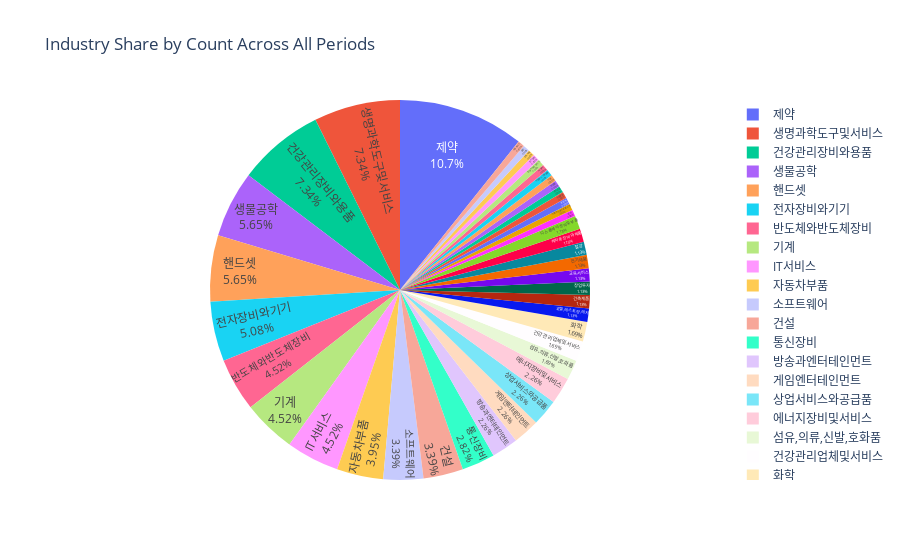

Here is the notebook cell this chart was saved with:
### Markdown cell above
### Industries rise during overall decline
- 하락한 모든 구간에서의 산업별 비교
- 코로나 시기에 상승한 제약사들이 너무 많아서 비교하기는 적당하지 않음.

### Code cell
industry_count = rising_stocks_total['Industry'].value_counts().reset_index()
industry_count.columns = ['Industry', 'Count']
total_count = industry_count['Count'].sum()
industry_count['Percentage'] = (industry_count['Count'] / total_count) * 100

# Pie Chart
fig = px.pie(industry_count, values='Percentage', names='Industry', 
             title='Industry Share by Count Across All Periods')
fig.update_traces(textposition='inside', textinfo='percent+label')
fig.show()

### Figure 1 — Plotly figure (JSON) as saved in the notebook; plotly's stock layout.template omitted (floating-point values rounded to 4 significant figures)
{"data": [{"domain": {"x": [0, 1], "y": [0, 1]}, "hovertemplate": "Industry=%{label}<br>Percentage=%{value}<extra></extra>", "labels": ["제약", "생명과학도구및서비스", "건강관리장비와용품", "생물공학", "핸드셋", "전자장비와기기", "반도체와반도체장비", "기계", "IT서비스", "자동차부품", "소프트웨어", "건설", "통신장비", "방송과엔터테인먼트", "게임엔터테인먼트", "상업서비스와공급품", "에너지장비및서비스", "섬유,의류,신발,호화품", "건강관리업체및서비스", "화학", "호텔,레스토랑,레저", "건축제품", "창업투자", "교육서비스", "전기제품", "철강", "레저용장비와제품", "디스플레이장비및부품", "증권", "식품과기본식료품소매", "포장재", "가정용품", "기타금융", "화장품", "식품", "가정용기기와용품", "자동차", "컴퓨터와주변기기", "전기장비", "건축자재", "출판", "석유와가스"], "legendgroup": "", "name": "", "showlegend": true, "textinfo": "percent+label", "textposition": "inside", "type": "pie", "values": [10.73, 7.345, 7.345, 5.65, 5.65, 5.085, 4.52, 4.52, 4.52, 3.955, 3.39, 3.39, 2.825, 2.26, 2.26, 2.26, 2.26, 1.695, 1.695, 1.695, 1.13, 1.13, 1.13, 1.13, 1.13, 1.13, 1.13, 1.13, 0.565, 0.565, 0.565, 0.565, 0.565, 0.565, 0.565, 0.565, 0.565, 0.565, 0.565, 0.565, 0.565, 0.565]}], "layout": {"legend": {"tracegroupgap": 0}, "title": {"text": "Industry Share by Count Across All Periods"}}}
